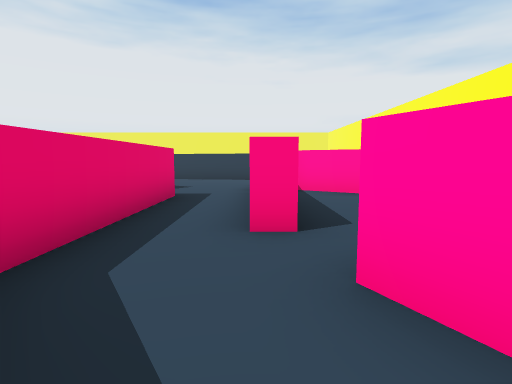
view 1 (above)

19 first-person views from a walk through a 3-D level made in the Unity game engine. The camera is 1.5 m above the floor, tilts 6° down and sees 80° across. The floor is counted in squares, 2 m on a side. Each view is taken from the middle of a square. On the plan, view 1 faces up. The plan holds only what a view shows up to about 10 squares ahead; the rest is blank. The place goes on beyond the plan. The player is left out. Some animated figures are not drawn.

view 2
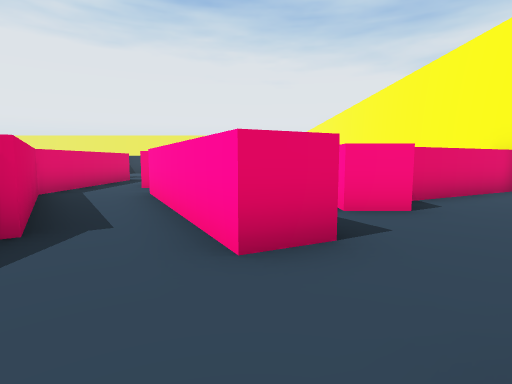

view 3
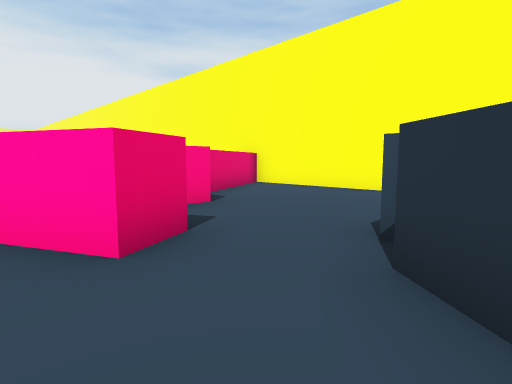

view 4
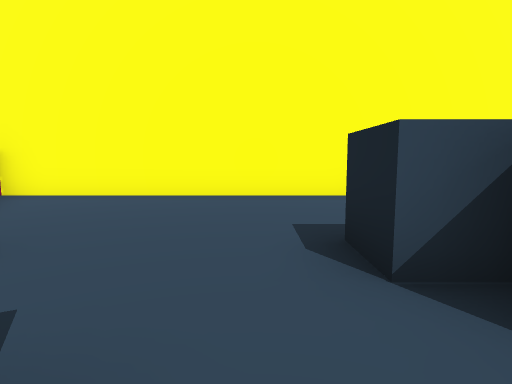

view 5
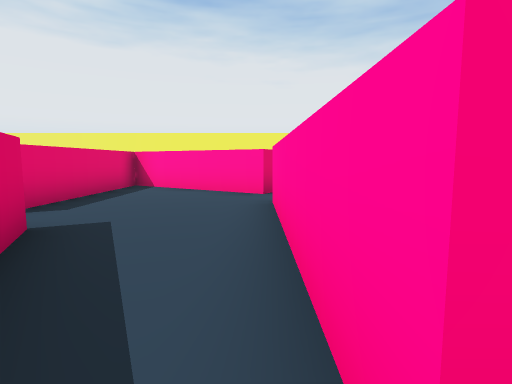

view 6
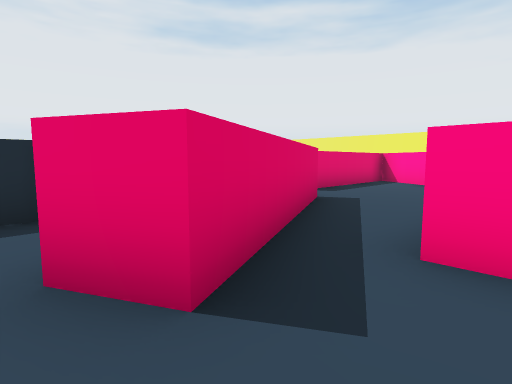

view 7
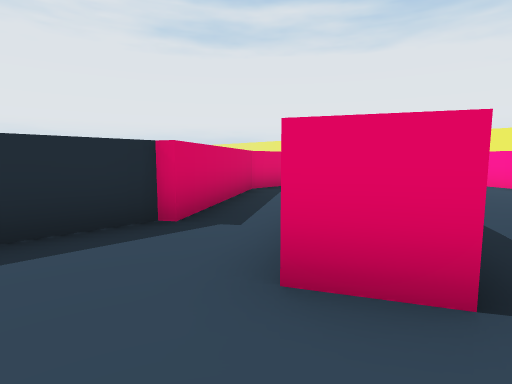

view 8
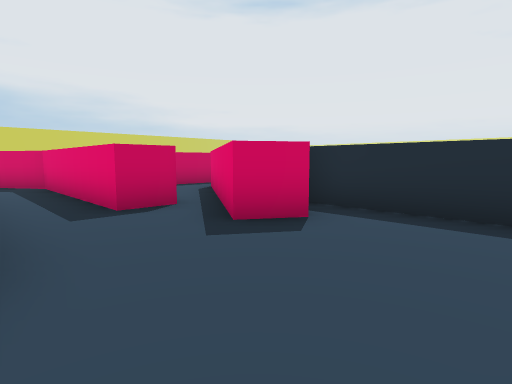

view 9
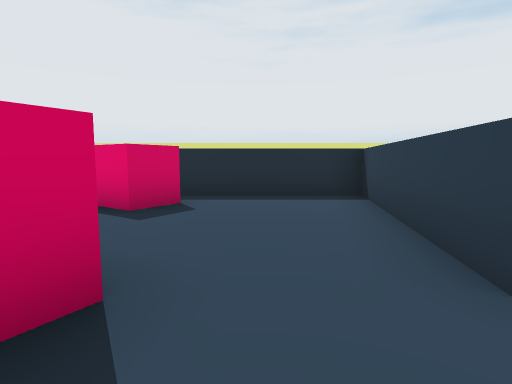

view 10
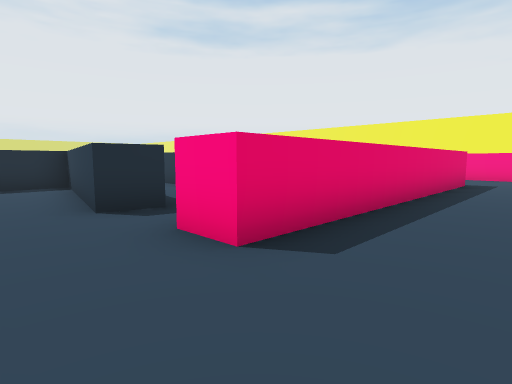

view 11
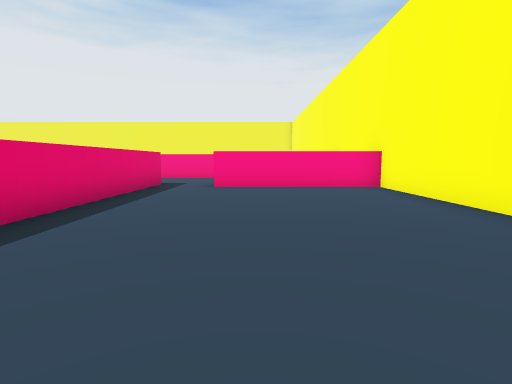

view 12
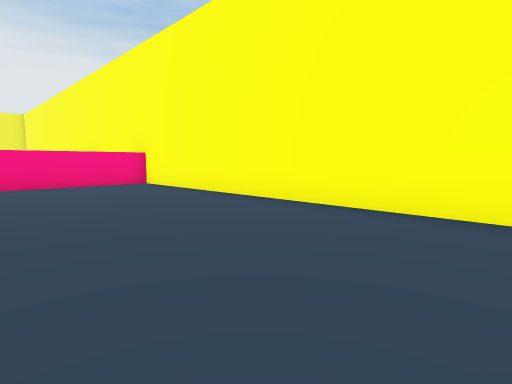

view 13
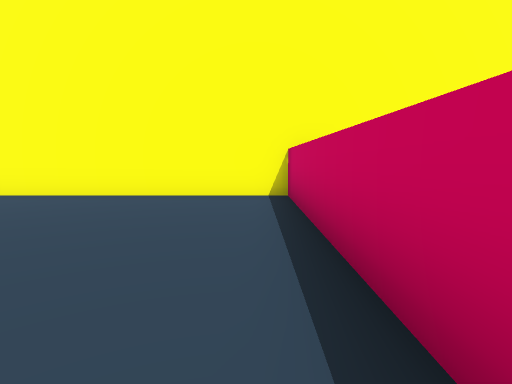

view 14
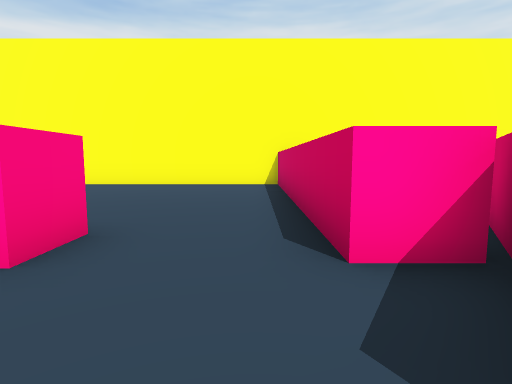

view 15
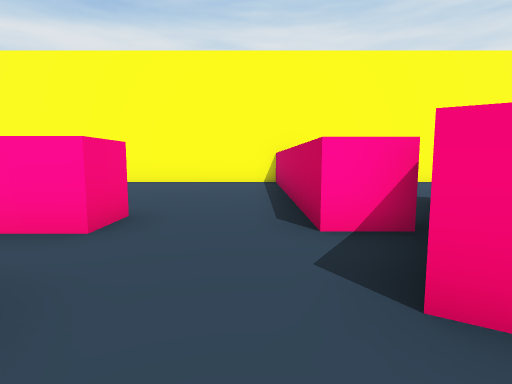

view 16
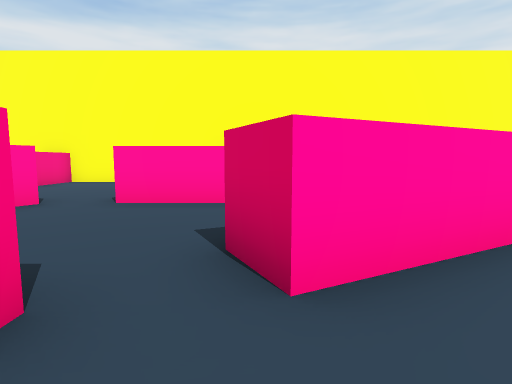

view 17
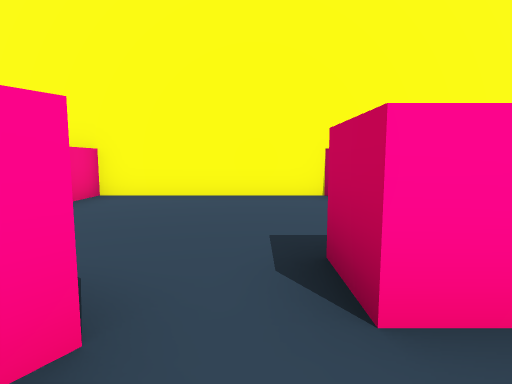

view 18
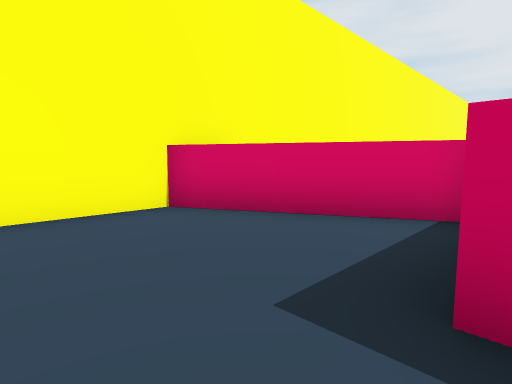

view 19
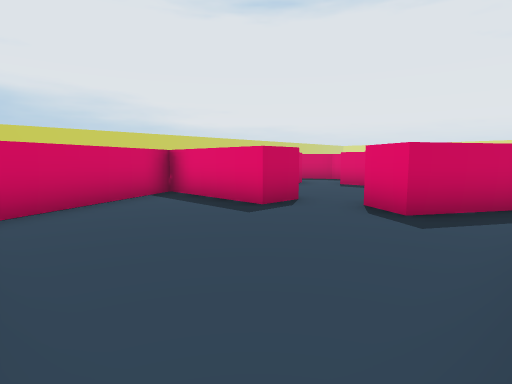

### Floor plan
Ten units are one square. View 1 is at (0, 0); x grows to the right and y downward. Boxes are objects, and circles mark ways between rooms. Rooms are numbered by the first view taken in them; rooms with no view inside come last. Other rooms are left out.
<svg viewBox="-50 -210 150 265">
<path fill="none" stroke="#000" d="M54 5 43 5M31 9 38 22 29 27 10 -9M48 46 48 38 59 38M36 49 42 41M5 21 5 38M95 50 95 -24 59 -6M-8 -2 8 22M-34 -87 -25 -81 -43 -54M2 -89 4 -92 8 -89M-28 -64 -17 -64 -17 -35M4 -114 -45 -123 -45 -78M22 -93 95 -93 95 -194 48 -194M31 -205 31 -117 22 -117M-17 -35 -17 -16 -8 -2M10 -9 6 -18M6 -18 15 -23 31 9M42 -57 5 -80 5 -31 -1 -31M43 5 43 -45M43 -45 53 -45 53 -14 95 -35 95 -83 78 -83M23 -80 47 -66 42 -57"/>
<circle cx="0" cy="0" r="3" fill="#2a7"/>
<circle cx="40" cy="10" r="3" fill="#2a7"/>
<circle cx="25" cy="-105" r="3" fill="#2a7"/>
<circle cx="-10" cy="-30" r="3" fill="#2a7"/>
<circle cx="0" cy="-30" r="3" fill="#2a7"/>
<circle cx="40" cy="-50" r="3" fill="#2a7"/>
<text x="50" y="20">1</text>
<text x="-20" y="-90">2</text>
<text x="60" y="-140">3</text>
<text x="-10" y="-20">4</text>
<text x="20" y="-30">5</text>
<text x="70" y="-60">6</text>
</svg>
Room 1 opens to room 4. Room 1 opens to room 5. Room 2 opens to room 3. Room 2 opens to room 4. Room 4 opens to room 5. Room 5 opens to room 6.

Where each view was taken, in squares from view 1:
view 1: 0 up, 0 right, facing up
view 2: 5 down, 3 right, facing up
view 3: 5 down, 2 right, facing up-right
view 4: 3 down, 3 right, facing right
view 5: 1 down, 4 right, facing up
view 6: 3 down, 5 right, facing up-left
view 7: 4 down, 4 right, facing up-left
view 8: 11 up, 0 right, facing down-left
view 9: 10 up, 2 right, facing left
view 10: 10 up, 5 right, facing up-left
view 11: 11 up, 6 right, facing up
view 12: 10 up, 5 right, facing up-right
view 13: 10 up, 3 right, facing right
view 14: 10 up, 0 right, facing right
view 15: 10 up, 1 left, facing right
view 16: 2 up, 1 left, facing right
view 17: 5 up, 3 right, facing right
view 18: 6 up, 5 right, facing down-right
view 19: 8 up, 9 right, facing down-left
